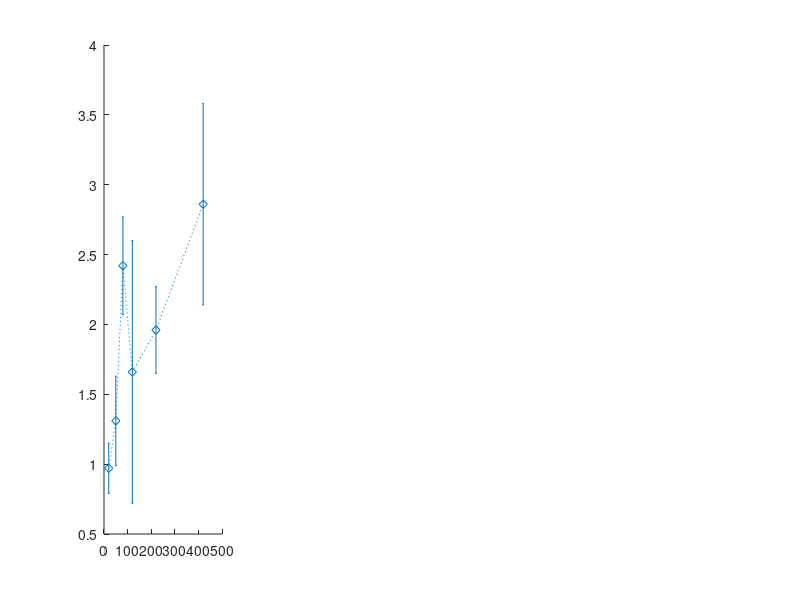

This figure's MATLAB source: (Note: this script raises an error after producing the figure.)
concentrations = [20, 50, 80, 120, 220, 420];

% best_wtSq; stats: [2.8, 434, 1.03, 3.4]
runlengths = [0.956, 1.04, 1.05, 1.11, 2.66, 3.07];
err_runlengths = [0.17, 0.13, 0.12, 0.12, 0.26, 0.25];
lifetimes = [1.44, 1.55, 1.65, 1.65, 12.3, 26.5];
err_lifetimes = [0.25, 0.2, 0.19, 0.18, 1.2, 2.1];
velocities = [665, 663, 676, 673, 517, 350];
err_velocities = [18, 10, 12, 10, 25, 24];

%best; stats: [2.8, 875, 0.658, 3.6]
runlengthsB = [0.97, 1.03, 0.96, 1.03, 1.19, 7.55];
err_runlengthsB = [0.17, 0.13, 0.11, 0.11, 0.13, 0.56];
lifetimesB = [1.45, 1.54, 1.45, 1.53, 1.74, 19.05];
err_lifetimesB = [0.25, 0.2, 0.17, 0.17, 0.19, 1.4];
velocitiesB = [674, 674, 670, 681, 683, 526];
err_velocitiesB = [15, 11, 12, 11, 10, 14];

%{
% velocity-only fit
runlengths = [0.9,  1.1, 3.4, 4.6, 5.0, 4.5];
err_runlengths = [0.17, 0.15, 0.4, 0.5, 0.6, 0.5];
lifetimes = [1.5, 1.8, 10.4, 18.3, 26.3, 35.5];
err_lifetimes = [0.3, 0.2, 1, 2, 3, 4];
velocities = [621, 616, 560, 451, 327, 196];
err_velocities = [10, 10, 20, 20, 20, 10];

%lifetime-only fit
runlengthsB = [0.9, 0.9, 1.0, 1.0, 2.2, 3.9];
err_runlengthsB = [0.2, 0.1, 0.14, 0.1, 0.3, 0.5];
lifetimesB = [1.5, 1.5, 1.7, 1.6, 4.7, 20.9];
err_lifetimesB = [0.3, 0.2, 0.2, 0.2, 0.7, 2.7];
velocitiesB = [622, 624, 620, 620, 561, 396];
err_velocitiesB = [10, 10, 10, 10, 20, 30];
%}
%{
% without cap
runlengthsB = [0.9, 1.0 ,1.0, 1.5, 7.1, 5.8];
err_runlengthsB = [0.08, 0.07, 0.06, 0.09, 0.3, 0.3];
lifetimesB = [1.5, 1.6, 1.6, 2.7, 28.2, 40.5];
err_lifetimesB = [0.1, 0.1, 0.09, 0.2, 1, 2];
velocitiesB = [628, 625, 624, 610, 370, 280];
err_velocitiesB = [6, 4, 4, 5, 7, 7];

% with cap
runlengths = [0.9, 1.0 ,1.0, 1.5, 6.8, 5.1];
err_runlengths = [0.08, 0.07, 0.06, 0.09, 0.3, 0.3];
lifetimes = [1.5, 1.6, 1.6, 2.7, 18.8, 16.2];
err_lifetimes = [0.1, 0.1, 0.09, 0.2, 0.9, 1];
velocities = [628, 625, 624, 610, 410, 350];
err_velocities = [6, 4, 4, 5, 6, 6];
%}

exp_concs = [20, 50, 80, 120, 220, 420];
exp_runlengths = [0.970, 1.310, 2.420, 1.660, 1.960, 2.86];
exp_err_runlengths = [0.180, 0.320, 0.350, 0.940, 0.310, 0.72];
exp_lifetimes = [1.8, 2.1, 7.1, 5.2, 8.3, 17.9];
exp_err_lifetimes = [0.6, 0.7, 1.7, 5.9, 2.6, 3.9];
exp_velocities = [600, 710, 360, 310, 310, 180];
exp_err_velocities = [75, 110, 50, 79, 40, 40];

fig1 = figure();
set(fig1, 'Position', [50, 50, 2*720, 2*240])
    
subplot(1, 4, 1)
errorbar(exp_concs, exp_runlengths, exp_err_runlengths, ':d','LineWidth', 2);
hold on
errorbar(concentrations, runlengths, err_runlengths, 'o','LineWidth', 2);
errorbar(concentrations, runlengthsB, err_runlengthsB, 'o','LineWidth', 2);
ylabel('Run length (microns)');
%xlim([0 440]);
%ylim([0 8]);

subplot(1, 4, 2)
errorbar(exp_concs, exp_lifetimes, exp_err_lifetimes, ':d','LineWidth', 2);
hold on
errorbar(concentrations, lifetimes, err_lifetimes, 'o', 'LineWidth', 2);
errorbar(concentrations, lifetimesB, err_lifetimesB, 'o', 'LineWidth', 2);
xlabel('KIF4A concentration (pM)');
ylabel('Life time (seconds)');
%xlim([0 440]);
%ylim([0 30]);

subplot(1, 4, 3)
errorbar(exp_concs, exp_velocities, exp_err_velocities, ':d','LineWidth', 2);
hold on
errorbar(concentrations, velocities, err_velocities, 'o', 'LineWidth', 2);
errorbar(concentrations, velocitiesB, err_velocitiesB, 'o', 'LineWidth', 2);
ylabel('Velocity (nm/s)');
%xlim([0 440]);
%ylim([0 1000]);

subplot(1, 4, 4);
hold on
errorbar([0, 0], [0, 0], '--o', 'LineWidth', 2);
errorbar([0, 0], [0, 0], '--o', 'LineWidth', 2);
errorbar([0, 0], [0, 0], '--o', 'LineWidth', 2);
xlim([1 2]);
ylim([1 2]);
axis off
legend({'Data', 'Best fit (weight\_squared)', 'Best fit'}, 'location', 'northwestoutside'); %,  ...
    %'Sim data w/ cooperative unbind\_ii'}, 'location', 'best');
